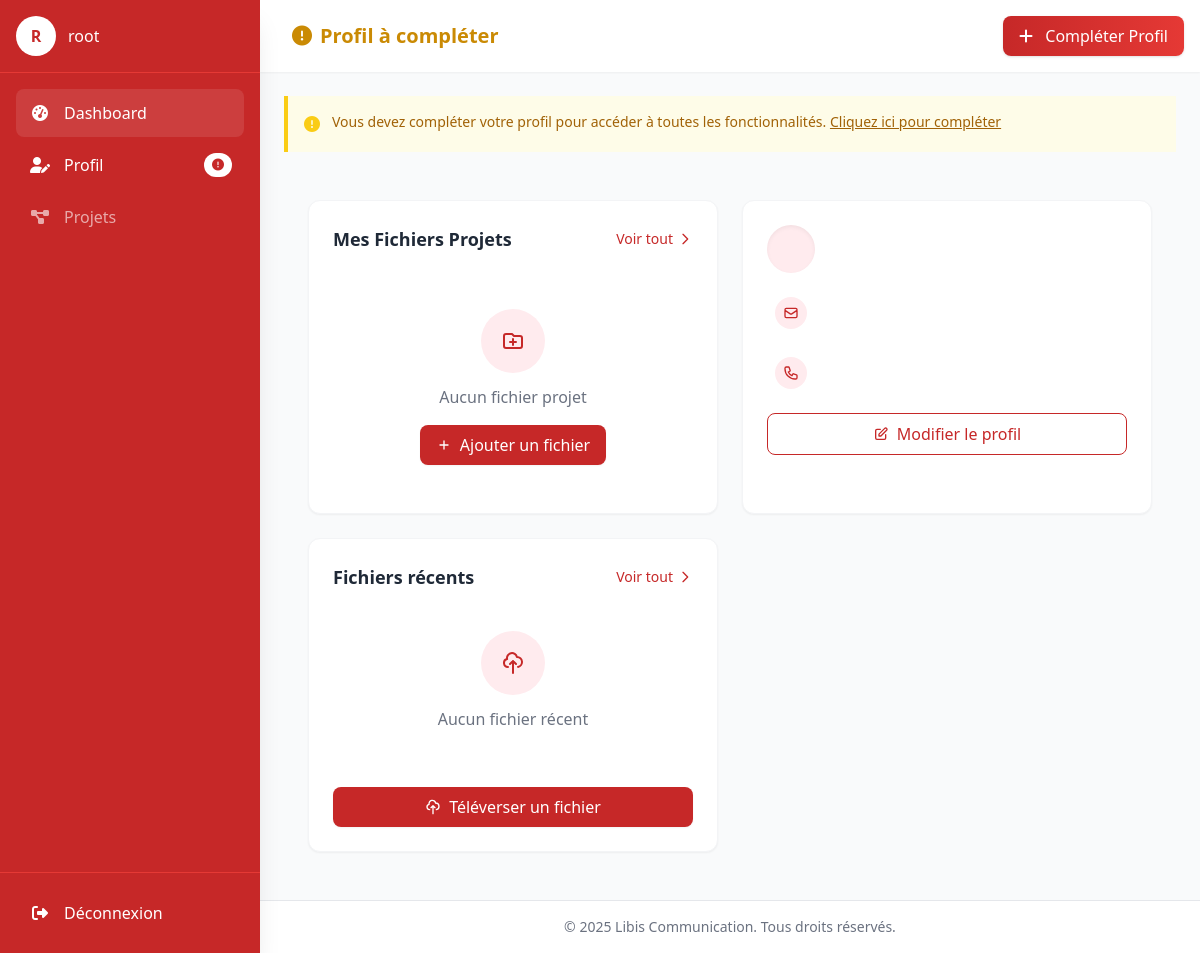
/client/dashboard/ (signed in), run on an earlier commit of the app's database.
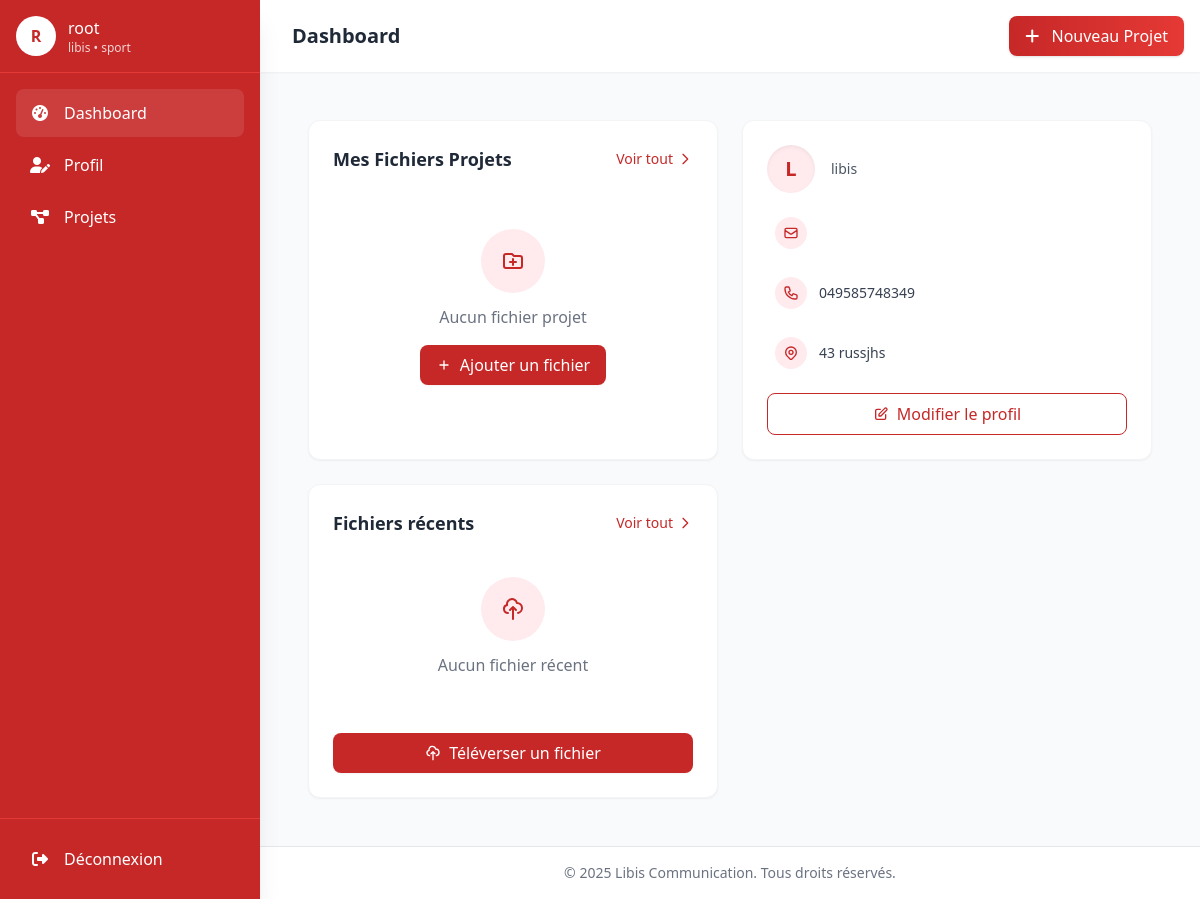
And on a later commit of the database.
### core/models.py (models this page shows, shortened)
class Client(models.Model):
    user = models.OneToOneField(
        User,
        on_delete=models.CASCADE,
        primary_key=True,  # Ceci garantit l'unicité
        verbose_name=_('user account')
    )
    entreprise = models.CharField(
        _('company'),
        max_length=100,
        help_text=_('The name of the company.')
    )
    profile_complete = models.BooleanField(
        _('profile complete'),
        default=False
    )
    telephone = models.CharField(
        _('phone number'),
        max_length=20,
        validators=[RegexValidator(r'^\+?1?\d{9,15}$')],
        help_text=_('Phone number in international format.')
    )
    secteur_activite = models.CharField(
        _('activity sector'),
        max_length=100,
        blank=True,
        null=True
    )
    adresse = models.TextField(
        _('address'),
        blank=True,
        null=True
    )
    date_inscription = models.DateTimeField(
        _('signup date'),
        auto_now_add=True
    )
    class Meta:
        verbose_name = _('Client')
        verbose_name_plural = _('Clients')
        ordering = ['-date_inscription']
    def __str__(self):
        return f"{self.entreprise} ({self.user.email})"
    @property
    def nom_complet(self):
        return f"{self.user.first_name} {self.user.last_name}"

class User(AbstractUser):
    is_client = models.BooleanField(
        _('client status'),
        default=False,
        help_text=_('Designates whether the user is a client.')
    )
    email_verified = models.BooleanField(
        _('email verified'),
        default=False,
        help_text=_('Designates whether the user has verified their email address.')
    )
    verification_uuid = models.UUIDField(
        _('verification UUID'),
        default=uuid.uuid4,
        editable=False,
        unique=True
    )
    profile_complete = models.BooleanField(
        _('profile complete'),
        default=False
    )
    class Meta:
        verbose_name = _('User')
        verbose_name_plural = _('Users')
        ordering = ['-date_joined']

### core/views.py (the view)
# urls.py: path('client/dashboard/', client_dashboard_view, name='clients'),
@login_required
def client_dashboard_view(request):
    try:
        client = get_object_or_404(Client, user=request.user)
        print(client)
        context = {
            'client': client,
            'user': request.user
        }
        return render(request, 'libis/client_dashboard.html', context)
    except Exception as e:
        logger.error(f"Dashboard error: {str(e)}")
        messages.error(request, _("Cannot load dashboard."))
        return redirect('home')

### core/templates/libis/client_dashboard.html (shortened to what the changed rows need)
{% extends "baseDash.html" %}
{% load static %}
{% block content %}
<main class="flex-1 overflow-y-auto p-6 bg-gray-50">
    <div class="grid grid-cols-1 md:grid-cols-2 gap-6 mb-6">
        <div class="bg-white rounded-xl shadow-sm border border-gray-100 p-6 transition-all duration-300 hover:shadow-md">
            <div class="flex items-center space-x-4 mb-4">
                <div class="w-12 h-12 rounded-full bg-[#FFEBEE] text-[#C62828] flex items-center justify-center font-bold text-xl shadow-inner">
                    {{ client.entreprise|slice:":1"|upper }}
                </div>
                <div>
                    <p class="text-sm text-gray-600">
                        {{ client.entreprise }}
                    </p>
                </div>
            </div>
            <div class="space-y-3 text-sm">
                <div class="flex items-center space-x-3 text-gray-700 p-2 hover:bg-[#FFF5F5] rounded-lg transition-colors">
                    <div class="w-8 h-8 rounded-full bg-[#FFEBEE] text-[#C62828] flex items-center justify-center">
                    </div>
                    <span>{{ client.telephone }}</span>
                </div>
                {% if client.adresse %}
                <div class="flex items-center space-x-3 text-gray-700 p-2 hover:bg-[#FFF5F5] rounded-lg transition-colors">
                    <div class="w-8 h-8 rounded-full bg-[#FFEBEE] text-[#C62828] flex items-center justify-center">
                    </div>
                    <span>{{ client.adresse|truncatechars:30 }}</span>
                </div>
                {% endif %}
            </div>
        </div>
    </div>
</main>
{% endblock %}

### core/templates/baseDash.html (shortened to what the changed rows need)
{% load static %}
<!DOCTYPE html>
<html lang="fr" class="h-full">
<head>
    <script src="https://cdn.tailwindcss.com"></script>
    <link rel="stylesheet" href="https://cdnjs.cloudflare.com/ajax/libs/font-awesome/6.4.0/css/all.min.css">
</head>
<body class="flex h-full bg-gray-50">
    <aside class="sidebar fixed top-0 left-0 h-screen bg-[var(--primary-color)] text-white flex flex-col z-50 shadow-xl transition-transform duration-300 ease-in-out">
        <div class="p-4 border-b border-[var(--primary-hover)] flex items-center">
            <div class="w-10 h-10 rounded-full bg-white flex items-center justify-center text-[var(--primary-color)] font-bold">
                {{ client.user.username|slice:":1"|upper }}
            </div>
            <div class="user-info ml-3 truncate">
                <p class="font-medium truncate">{{ client.user.get_full_name|default:client.user.username }}</p>
                <p class="text-xs opacity-80 truncate">
                    {{ client.entreprise }}
                    {% if client.secteur_activite %} • {{ client.secteur_activite }}{% endif %}
                </p>
            </div>
        </div>
        <nav class="flex-1 overflow-y-auto p-4 space-y-1">
            <a href="{% url 'edit_client_profile' %}"
               class="sidebar-item flex items-center p-3 rounded-lg transition-slow hover:bg-white/5 {% if request.path == '/client/edit-profile/' %}bg-white/10{% endif %}">
                {% if not client.profile_complete %}
                <span class="ml-auto bg-white text-[var(--primary-color)] text-xs px-2 py-1 rounded-full">
                    <i class="fas fa-exclamation-circle"></i>
                </span>
                {% endif %}
            </a>
        </nav>
    </aside>
    <div class="main-content flex-1 flex flex-col overflow-hidden transition-all duration-300">
        <header class="bg-white shadow-sm sticky top-0 z-30 flex items-center justify-between p-4">
            <div class="flex items-center">
                <h1 class="text-xl font-semibold text-gray-800 ml-4">
                    {% block header_title %}
                    {% if not client.profile_complete %}
                    <span class="text-yellow-600"><i class="fas fa-exclamation-circle mr-2"></i>Profil à compléter</span>
                    {% else %}
                    Dashboard
                    {% endif %}
                    {% endblock %}
                </h1>
            </div>
            <button onclick="window.location.href='{% if client.profile_complete %}{% url 'create_project' %}{% else %}{% url 'edit_client_profile' %}{% endif %}'"
                    class="bg-gradient-to-r from-[var(--primary-color)] to-[var(--primary-hover)] text-white px-4 py-2 rounded-lg shadow hover:shadow-md transition-all">
                <i class="fas fa-plus mr-2"></i>
                {% if client.profile_complete %}Nouveau Projet{% else %}Compléter Profil{% endif %}
            </button>
        </header>
        <main class="flex-1 overflow-y-auto p-4 md:p-6">
            {% if not client.profile_complete and request.path != '/client/edit-profile/' %}
            <div class="bg-yellow-50 border-l-4 border-yellow-400 p-4 mb-6">
                <div class="flex">
                    <div class="flex-shrink-0">
                        <i class="fas fa-exclamation-circle text-yellow-400"></i>
                    </div>
                    <div class="ml-3">
                        <p class="text-sm text-yellow-700">
                            Vous devez compléter votre profil pour accéder à toutes les fonctionnalités.
                            <a href="{% url 'edit_client_profile' %}" class="font-medium text-yellow-700 underline hover:text-yellow-600">
                                Cliquez ici pour compléter
                            </a>
                        </p>
                    </div>
                </div>
            </div>
            {% endif %}
            {% block content %}{% endblock %}
        </main>
    </div>
</body>
</html>

What changed in the data, as far as the page shows it:
changed Client "root": entreprise (not shown) → "libis"; secteur_activite (not shown) → "sport"; profile_complete False → True (drawn); entreprise (not shown) → "L"; telephone (not shown) → "049585748349"; adresse (not shown) → "43 russjhs"
Also different on the page:
text no longer shown: "Profil à compléter Compléter Profil Vous devez compléter votre profil pour accéder à toutes les fonctionnalités. Cliquez ici pour compléter"
text now shown: "• Dashboard Nouveau Projet"
